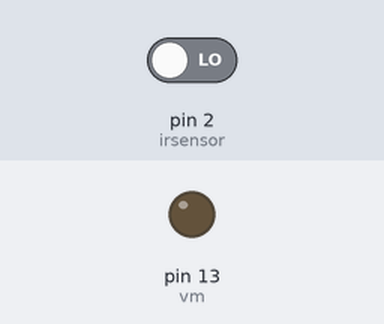
A sketch run on a simulated Arduino Uno, built with avr-gcc and run on an emulated ATmega328P. On the bench: output pins drawn as LEDs (lit = HIGH). The inputs (shaded band) are chosen by the test bench; at power-on: pin 2 (irsensor) LOW.

Above: at 1.2 s.
1.3 s: pin 2 (irsensor) driven HIGH
At 2.1 s:
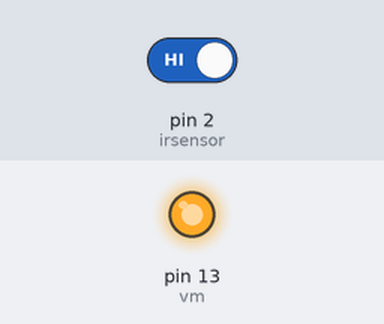
2.8 s: pin 2 (irsensor) driven LOW
At 3.2 s:
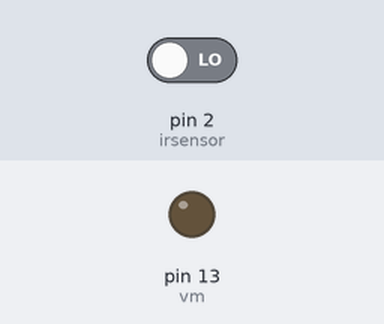
Timing chart, 0 to 5.8 s (numbered marks = the images above; inputs shaded):
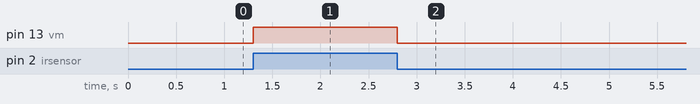

The sketch:

cane.ino
```cpp
int irsensor = 2;
int vm = 13;

void setup()
{
  pinMode(irsensor, INPUT);
  pinMode(vm, OUTPUT);
}

void loop()
{
  int sensor_status = digitalRead(irsensor);

  if (sensor_status == 1)
  {
    digitalWrite(vm, HIGH);
  }
  else
  {
    digitalWrite(vm, LOW);
  }
}
```

Measured:
- after the input at 1.3 s, pin 13 (vm): LOW → HIGH at once
- after the input at 2.8 s, pin 13 (vm): HIGH → LOW at once
